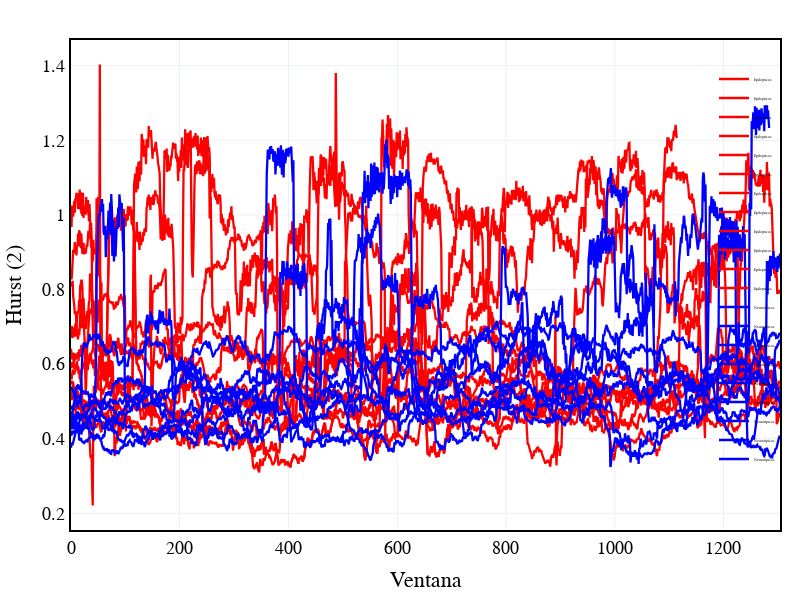
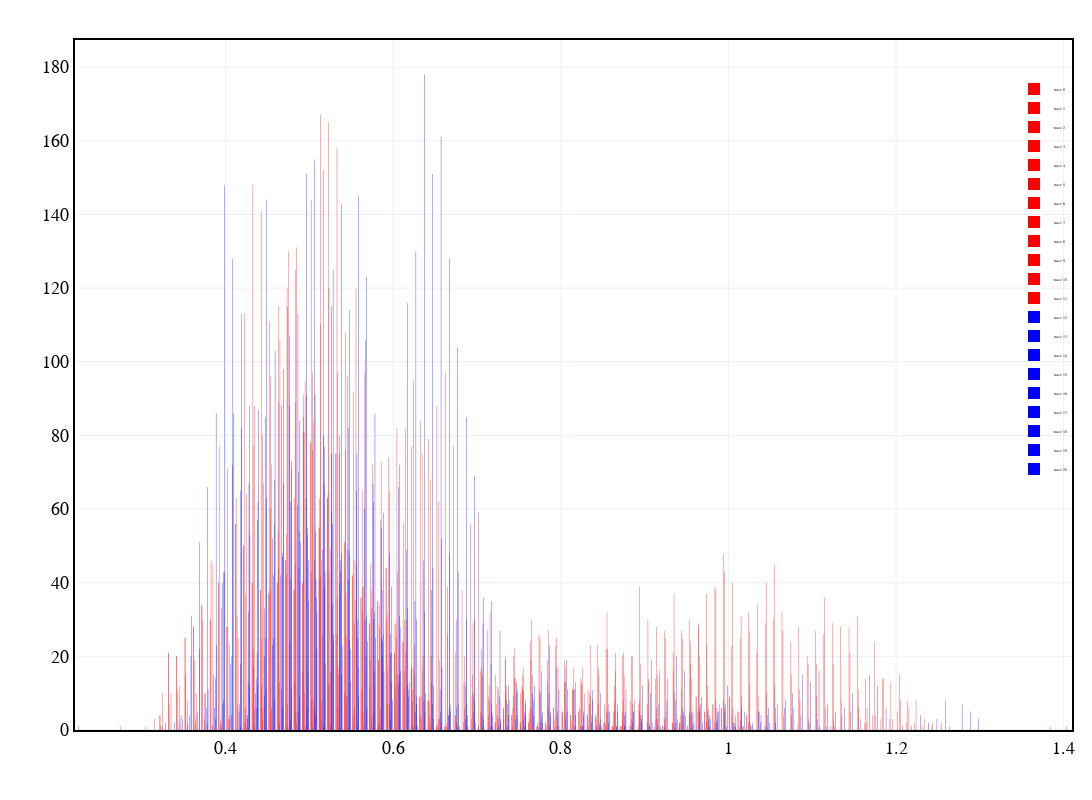

The cell these charts' notebook holds for them, in order:
### Code cell
for i in range(len(Con)):
    df_HurstC = pd.read_csv(Con[i])
    
    plotC,plotS = df_HurstC[str(canal)][0:min_len],df_HurstS[str(canal)][0:min_len]

    fig.add_trace(go.Scatter(x= np.arange(len(plotC)),y= plotC, mode='lines',name='Epilepticos',line_color='red',line_width=2.3))    
    hist.add_trace(go.Histogram(x=plotC, marker_color='red'))
    
for i in range(len(Sin)):
    df_HurstS = pd.read_csv(Sin[i])
    
    plotC,plotS = df_HurstC[str(canal)][0:min_len],df_HurstS[str(canal)][0:min_len]
    
    fig.add_trace(go.Scatter(x= np.arange(len(plotS)),y= plotS, mode='lines',name='Neurotipicos',line_color='blue',line_width=2.3))  
    hist.add_trace(go.Histogram(x=plotS, marker_color='blue'))
estetica(fig, h=600,w=800,x_name= 'Ventana',y_name='Hurst (2)')     
fig.show()






estetica(hist, h=800,w=1500)
hist.show()

### Figure 1 — Plotly figure (JSON) as saved in the notebook; plotly's stock layout.template omitted (floating-point values rounded to 4 significant figures; data arrays with more than 128 entries replaced by an {"elided": "..."} marker saying what was removed)
{"data": [{"line": {"color": "red", "width": 2.3}, "mode": "lines", "name": "Epilepticos", "type": "scatter", "x": {"elided": "1305 int values"}, "y": {"elided": "1305 float values"}}, {"line": {"color": "red", "width": 2.3}, "mode": "lines", "name": "Epilepticos", "type": "scatter", "x": {"elided": "1305 int values"}, "y": {"elided": "1305 float values"}}, {"line": {"color": "red", "width": 2.3}, "mode": "lines", "name": "Epilepticos", "type": "scatter", "x": {"elided": "1115 int values"}, "y": {"elided": "1115 float values"}}, {"line": {"color": "red", "width": 2.3}, "mode": "lines", "name": "Epilepticos", "type": "scatter", "x": {"elided": "1255 int values"}, "y": {"elided": "1255 float values"}}, {"line": {"color": "red", "width": 2.3}, "mode": "lines", "name": "Epilepticos", "type": "scatter", "x": {"elided": "1305 int values"}, "y": {"elided": "1305 float values"}}, {"line": {"color": "red", "width": 2.3}, "mode": "lines", "name": "Epilepticos", "type": "scatter", "x": {"elided": "1305 int values"}, "y": {"elided": "1305 float values"}}, {"line": {"color": "red", "width": 2.3}, "mode": "lines", "name": "Epilepticos", "type": "scatter", "x": {"elided": "1305 int values"}, "y": {"elided": "1305 float values"}}, {"line": {"color": "red", "width": 2.3}, "mode": "lines", "name": "Epilepticos", "type": "scatter", "x": {"elided": "1305 int values"}, "y": {"elided": "1305 float values"}}, {"line": {"color": "red", "width": 2.3}, "mode": "lines", "name": "Epilepticos", "type": "scatter", "x": {"elided": "1305 int values"}, "y": {"elided": "1305 float values"}}, {"line": {"color": "red", "width": 2.3}, "mode": "lines", "name": "Epilepticos", "type": "scatter", "x": {"elided": "1115 int values"}, "y": {"elided": "1115 float values"}}, {"line": {"color": "red", "width": 2.3}, "mode": "lines", "name": "Epilepticos", "type": "scatter", "x": {"elided": "1245 int values"}, "y": {"elided": "1245 float values"}}, {"line": {"color": "red", "width": 2.3}, "mode": "lines", "name": "Epilepticos", "type": "scatter", "x": {"elided": "1305 int values"}, "y": {"elided": "1305 float values"}}, {"line": {"color": "blue", "width": 2.3}, "mode": "lines", "name": "Neurotipicos", "type": "scatter", "x": {"elided": "1305 int values"}, "y": {"elided": "1305 float values"}}, {"line": {"color": "blue", "width": 2.3}, "mode": "lines", "name": "Neurotipicos", "type": "scatter", "x": {"elided": "1305 int values"}, "y": {"elided": "1305 float values"}}, {"line": {"color": "blue", "width": 2.3}, "mode": "lines", "name": "Neurotipicos", "type": "scatter", "x": {"elided": "1305 int values"}, "y": {"elided": "1305 float values"}}, {"line": {"color": "blue", "width": 2.3}, "mode": "lines", "name": "Neurotipicos", "type": "scatter", "x": {"elided": "1305 int values"}, "y": {"elided": "1305 float values"}}, {"line": {"color": "blue", "width": 2.3}, "mode": "lines", "name": "Neurotipicos", "type": "scatter", "x": {"elided": "1305 int values"}, "y": {"elided": "1305 float values"}}, {"line": {"color": "blue", "width": 2.3}, "mode": "lines", "name": "Neurotipicos", "type": "scatter", "x": {"elided": "1305 int values"}, "y": {"elided": "1305 float values"}}, {"line": {"color": "blue", "width": 2.3}, "mode": "lines", "name": "Neurotipicos", "type": "scatter", "x": {"elided": "1305 int values"}, "y": {"elided": "1305 float values"}}, {"line": {"color": "blue", "width": 2.3}, "mode": "lines", "name": "Neurotipicos", "type": "scatter", "x": {"elided": "1305 int values"}, "y": {"elided": "1305 float values"}}, {"line": {"color": "blue", "width": 2.3}, "mode": "lines", "name": "Neurotipicos", "type": "scatter", "x": {"elided": "1285 int values"}, "y": {"elided": "1285 float values"}}], "layout": {"autosize": false, "font": {"color": "Black", "family": "Arial", "size": 18}, "height": 600, "legend": {"bgcolor": "rgba(255,255,255,0)", "font": {"size": 4}, "orientation": "v", "x": 1, "xanchor": "right", "y": 0.95, "yanchor": "top"}, "margin": {"b": 20, "l": 20, "r": 20, "t": 40}, "plot_bgcolor": "white", "title": {"font": {"size": 20}, "text": ""}, "width": 800, "xaxis": {"linecolor": "black", "linewidth": 2, "mirror": true, "showgrid": true, "showline": true, "title": {"text": "Ventana"}}, "yaxis": {"linecolor": "black", "linewidth": 2, "mirror": true, "showgrid": true, "showline": true, "title": {"text": "Hurst (2)"}}}}

### Figure 2 — Plotly figure (JSON) as saved in the notebook; plotly's stock layout.template omitted (floating-point values rounded to 4 significant figures; data arrays with more than 128 entries replaced by an {"elided": "..."} marker saying what was removed)
{"data": [{"marker": {"color": "red"}, "type": "histogram", "x": {"elided": "1305 float values"}}, {"marker": {"color": "red"}, "type": "histogram", "x": {"elided": "1305 float values"}}, {"marker": {"color": "red"}, "type": "histogram", "x": {"elided": "1115 float values"}}, {"marker": {"color": "red"}, "type": "histogram", "x": {"elided": "1255 float values"}}, {"marker": {"color": "red"}, "type": "histogram", "x": {"elided": "1305 float values"}}, {"marker": {"color": "red"}, "type": "histogram", "x": {"elided": "1305 float values"}}, {"marker": {"color": "red"}, "type": "histogram", "x": {"elided": "1305 float values"}}, {"marker": {"color": "red"}, "type": "histogram", "x": {"elided": "1305 float values"}}, {"marker": {"color": "red"}, "type": "histogram", "x": {"elided": "1305 float values"}}, {"marker": {"color": "red"}, "type": "histogram", "x": {"elided": "1115 float values"}}, {"marker": {"color": "red"}, "type": "histogram", "x": {"elided": "1245 float values"}}, {"marker": {"color": "red"}, "type": "histogram", "x": {"elided": "1305 float values"}}, {"marker": {"color": "blue"}, "type": "histogram", "x": {"elided": "1305 float values"}}, {"marker": {"color": "blue"}, "type": "histogram", "x": {"elided": "1305 float values"}}, {"marker": {"color": "blue"}, "type": "histogram", "x": {"elided": "1305 float values"}}, {"marker": {"color": "blue"}, "type": "histogram", "x": {"elided": "1305 float values"}}, {"marker": {"color": "blue"}, "type": "histogram", "x": {"elided": "1305 float values"}}, {"marker": {"color": "blue"}, "type": "histogram", "x": {"elided": "1305 float values"}}, {"marker": {"color": "blue"}, "type": "histogram", "x": {"elided": "1305 float values"}}, {"marker": {"color": "blue"}, "type": "histogram", "x": {"elided": "1305 float values"}}, {"marker": {"color": "blue"}, "type": "histogram", "x": {"elided": "1285 float values"}}], "layout": {"autosize": false, "font": {"color": "Black", "family": "Arial", "size": 18}, "height": 800, "legend": {"bgcolor": "rgba(255,255,255,0)", "font": {"size": 4}, "orientation": "v", "x": 1, "xanchor": "right", "y": 0.95, "yanchor": "top"}, "margin": {"b": 20, "l": 20, "r": 20, "t": 40}, "plot_bgcolor": "white", "title": {"font": {"size": 20}, "text": ""}, "width": 1500, "xaxis": {"linecolor": "black", "linewidth": 2, "mirror": true, "showgrid": true, "showline": true, "title": {"text": ""}}, "yaxis": {"linecolor": "black", "linewidth": 2, "mirror": true, "showgrid": true, "showline": true, "title": {"text": ""}}}}
